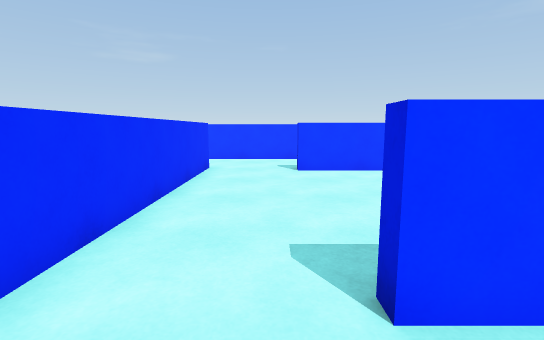
view 1 (above)

20 first-person views from a walk through a scene from a Unity 3-D project. The camera is 1.3 m above the floor, tilts 8° down and sees 85° across. The floor is counted in squares, 1 m on a side. Each view is taken from the middle of a square. On the plan, view 1 faces up. The plan holds only what a view shows up to about 14 squares ahead; the rest is blank. The player character is not drawn.

view 2
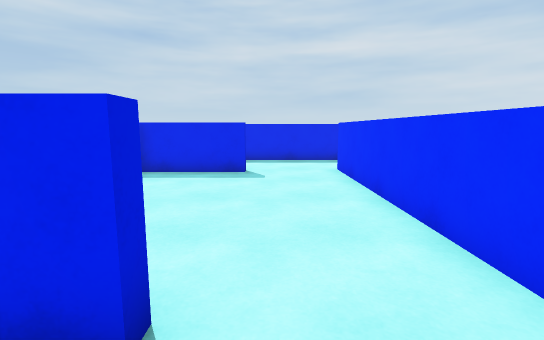

view 3
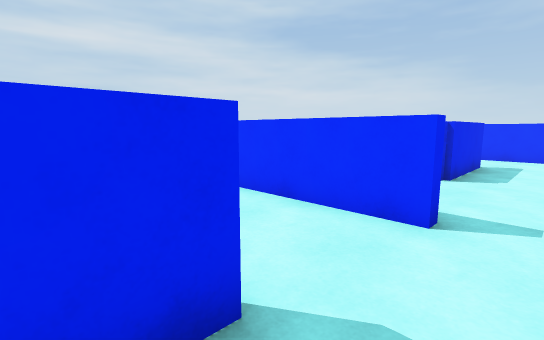

view 4
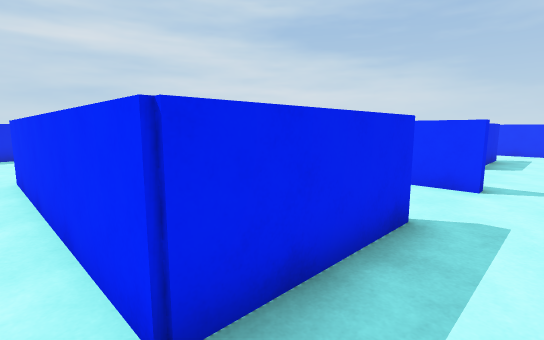

view 5
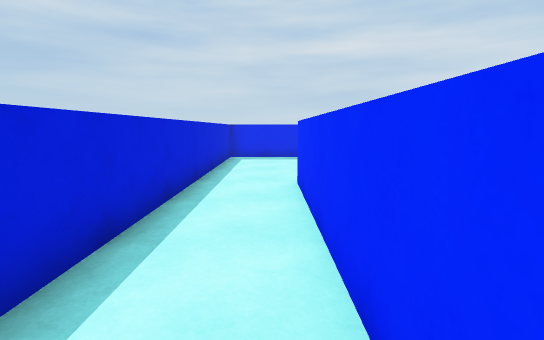

view 6
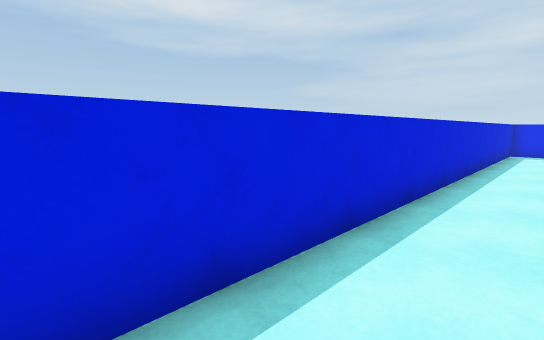

view 7
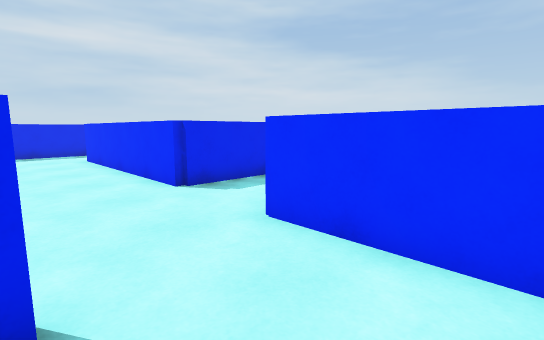

view 8
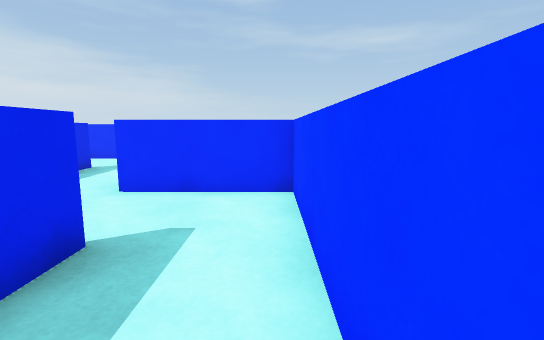

view 9
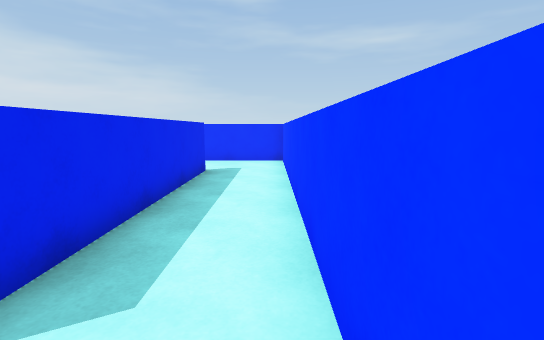

view 10
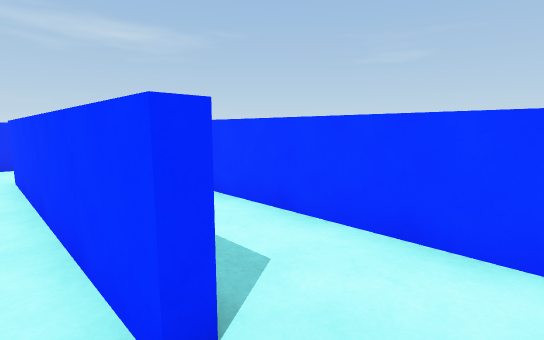

view 11
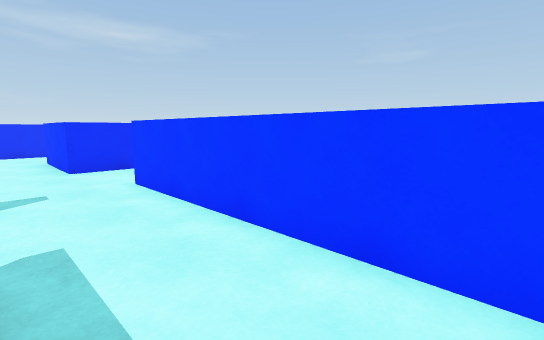

view 12
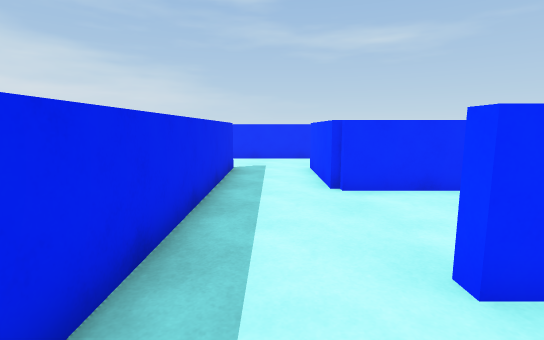

view 13
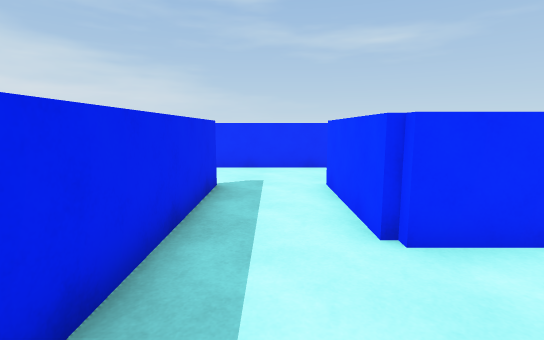

view 14
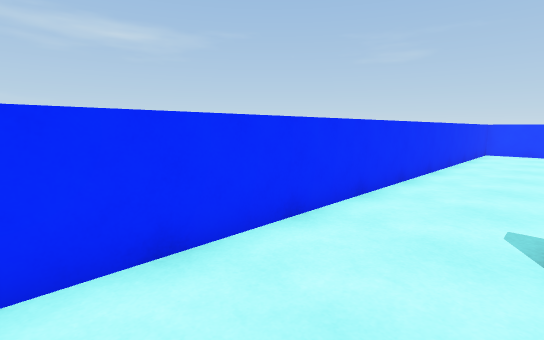

view 15
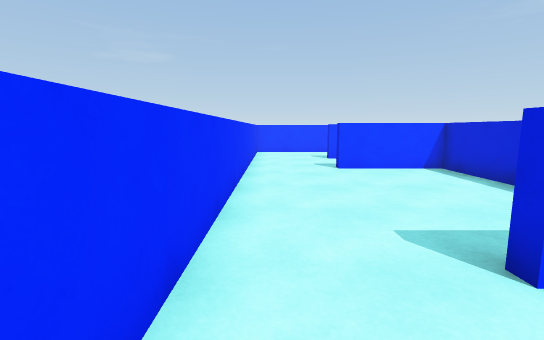

view 16
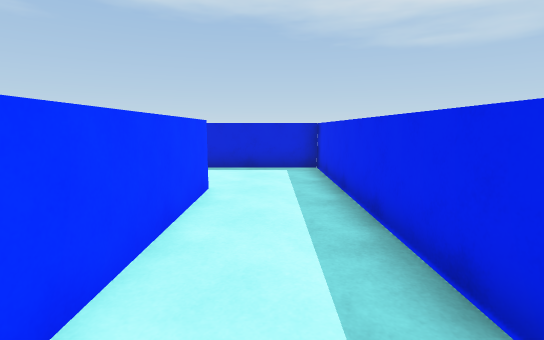

view 17
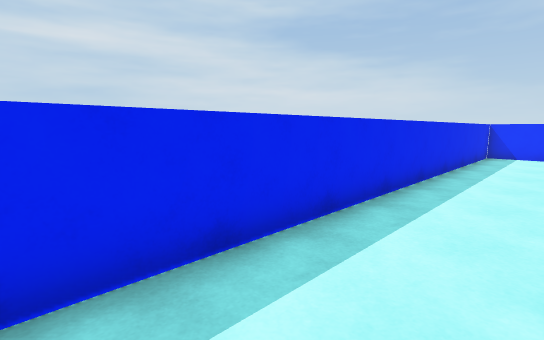

view 18
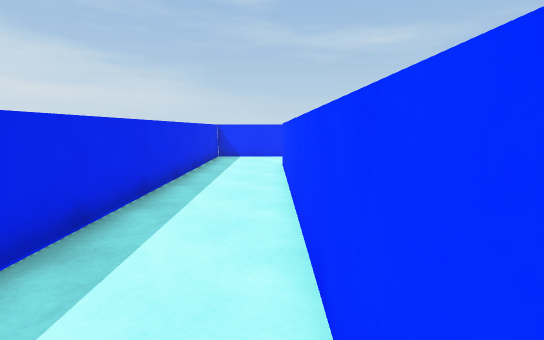

view 19
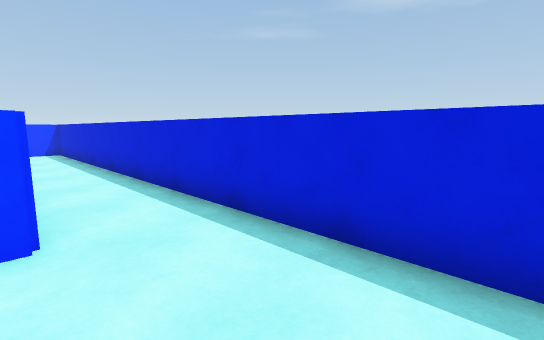

view 20
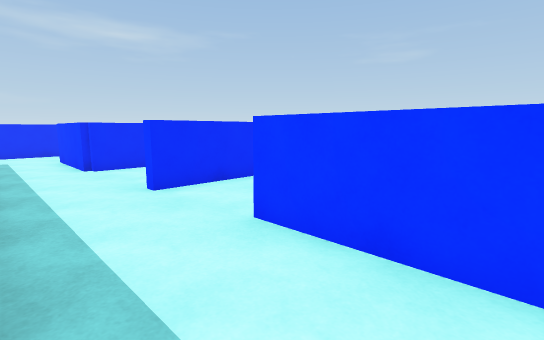

### Floor plan
Points are (right, up) in squares from view 1. A wall is a line through its corners. A room is listed if a view was taken in it or the views show most of it. See-through windows are left out.
Room 1 (views 1, 12, 14, 15, 16, 17, 18, 19, 20)
walls: (-6.2, 1.3) (-9.9, 1.3); (-6.4, 5.6) (-6.4, 8.6) (-9.9, 8.6); (-9.9, -1.3) (-6.4, -1.3); (-9.9, 9) (-6, 9); (-1.4, -1.3) (1.1, -1.3); (-6, 11.8) (-9.6, 11.8); (3.4, -1.6) (-9.2, -1.6); (4.4, 1.8) (0.8, 1.8); (-10.8, 15.4) (-12.6, 15.4); (-12.8, 15.1) (-12.8, -4.5) (6.9, -4.5) (6.9, 0.5)
ways out: opening at (-6, 0) to room 2; opening at (-5, 10.5) to room 2; opening at (-2, 0.5) to room 2; opening at (5.5, 1.5) to room 2; opening at (-0.5, 2) to room 4
Room 2 (views 2, 3, 4, 5, 10, 11, 13)
walls: (0.8, 9.2) (0.8, 9.5) (4.4, 9.5) (4.4, 1.8); (-2.5, 9.8) (-2.1, 9.8) (-2.1, 8.6); (4.6, 12.6) (-3.2, 12.6); (-6, 9) (-6, 1.4); (-2.1, 1.6) (-2.5, 1.6); (6.9, 0.5) (6.9, 12.6); (-6.4, -1.3) (-1.4, -1.3)
ways out: opening at (-6, 0) to room 1; opening at (-5, 10.5) to room 1; opening at (-2, 0.5) to room 1; opening at (5.5, 1.5) to room 1; opening at (-4.5, 13) to room 3; opening at (5.5, 13) to room 3; opening at (-0.5, 9) to room 4
Room 3 (views 6, 7, 8, 9)
walls: (-3.2, 12.9) (3.9, 12.9); (4.6, 13) (4.6, 12.6); (6.6, 15.4) (-6, 15.4) (-6, 11.8); (6.9, 12.6) (6.9, 15.1)
ways out: opening at (-4.5, 13) to room 2; opening at (5.5, 13) to room 2
Room 4 (no view inside)
walls: (0.8, 1.8) (0.8, 2.2) (4, 2.2); (-2.1, 8.6) (-2.1, 1.6); (3.5, 9.2) (0.8, 9.2)
ways out: opening at (-0.5, 2) to room 1; opening at (-0.5, 9) to room 2

Where each view was taken, in squares from view 1:
view 1: 0 up, 0 right, facing up
view 2: 11 up, 0 right, facing down
view 3: 11 up, 2 right, facing down-left
view 4: 11 up, 5 right, facing down-left
view 5: 9 up, 5 right, facing down
view 6: 13 up, 5 right, facing down-right
view 7: 15 up, 3 left, facing down-left
view 8: 15 up, 0 right, facing left
view 9: 15 up, 6 right, facing left
view 10: 12 up, 6 right, facing up-left
view 11: 10 up, 4 right, facing up-left
view 12: 0 up, 0 right, facing left
view 13: 0 up, 3 left, facing left
view 14: 2 down, 10 left, facing up-left
view 15: 1 down, 12 left, facing up
view 16: 3 down, 3 left, facing right
view 17: 2 down, 3 right, facing down-left
view 18: 2 down, 1 right, facing left
view 19: 2 down, 4 right, facing up-right
view 20: 1 down, 4 right, facing up-left
